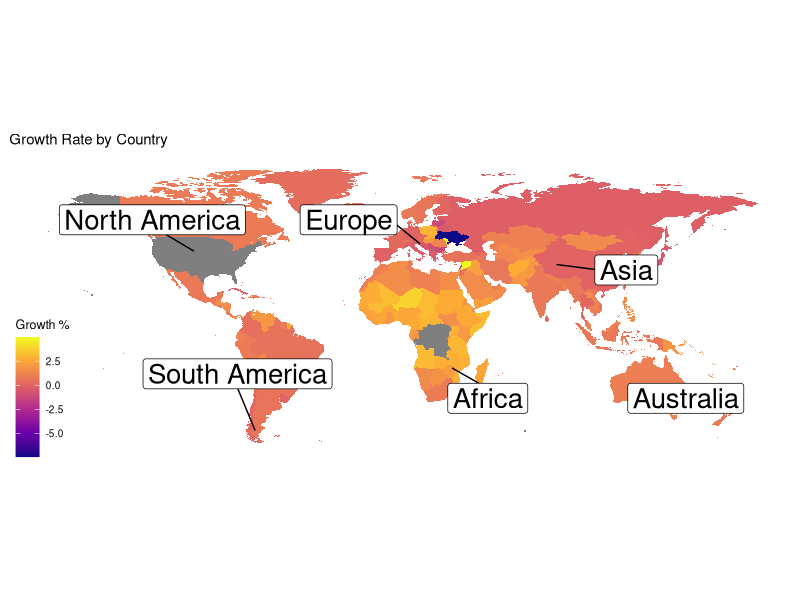
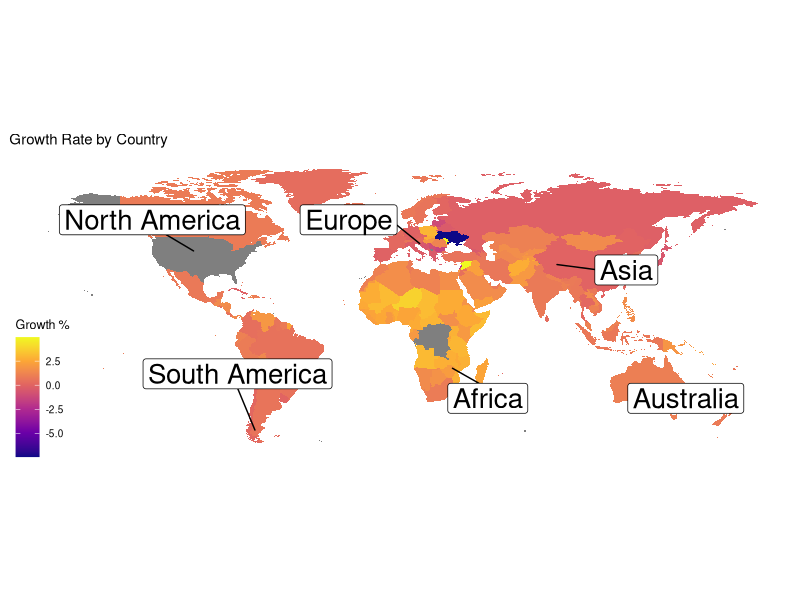

Source code (R) for these figures, in order:
# Load the necessary libraries
library(dplyr)
library(ggplot2)
library(tidyverse)
library(ggrepel)
library(ggthemes)

# Import the world_population.csv dataset
world_population <- read.csv("world_population_data.csv")

# Remove '%' from growth_rate column
world_population <- world_population %>%
  mutate(growth_rate = as.numeric(sub("%", "", growth_rate)))

# Create dataframe for world coordinates using map_data
world_coordinates <- map_data("world")

# Add map_data data, remove Antarctica, and join by region
world_map <- map_data("world") %>%
  filter(region != "Antarctica") %>%
  left_join(world_population, by = c("region" = "country"))

# Create label data for World
label_data <- world_map %>%
  group_by(continent) %>%
  filter(row_number() == 25, continent != "Antarctica") %>%
  # Set North America long and lat to USA for display purposes
  # Set Australia coordinates and change Oceania label
  mutate(
    long = ifelse(continent == "North America", -95, long),
    lat = ifelse(continent == "North America", 37.5, lat),
    long = ifelse(continent == "Oceania", 133.7751, long),
    lat = ifelse(continent == "Oceania", -25.2744, lat),
    continent = ifelse(continent == "Oceania", "Australia", continent)
  )

# Create a geom_polygon plot using ggplot2
print(ggplot(world_map) +
  geom_polygon(aes(long, lat, group = group, fill = growth_rate)) +
  coord_quickmap() +
  scale_fill_viridis_c(option = "plasma") +

  # Add labels to the plot
  labs(fill = "Growth %") +
  ggtitle("Growth Rate by Country") +

  # Use geom_label_repel for continent labels
  geom_label_repel(
    data = label_data, aes(x = long, y = lat, label = continent),
    size = 7, max.overlaps = 5,
    box.padding = 2.5, point.padding = 2.5
  ) +

  # Tweak display of theme
  theme_map())

# Save the plot as a PNG file
ggsave("world_plot.jpg", dpi = 300)
